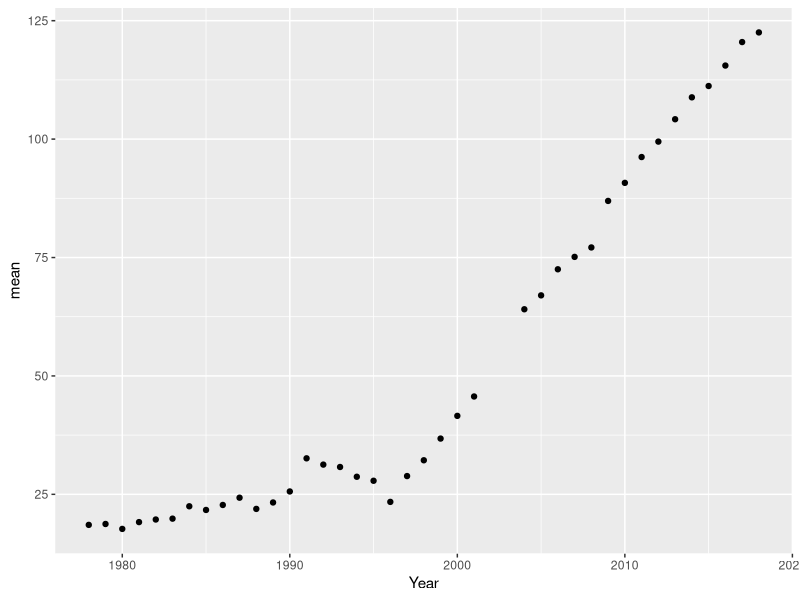

Write the R code that produced this figure.
library(tidyverse)
library(readr)
library(here)

gw_level_total <- readxl::read_xlsx(here("data/groundwater_time_series.xlsx")) %>% 
  select(Year, WaterLevel) %>% # select years
  separate_wider_delim(col = Year, 
                       ".", # separate the months
           names = c("Year", "Month")) %>% 
  select(!Month) %>% # remove the decimal column 
  mutate_at(vars(Year), as.numeric)

# these are the mean depth to groundwater level
gw_mean <- gw_level_total %>% 
  group_by(Year) %>% 
  summarize(mean = mean(WaterLevel))

# unique(gw_level_total$Year)

ggplot() +
  geom_point(data = gw_mean,
            aes(x = Year, 
                y = mean))
